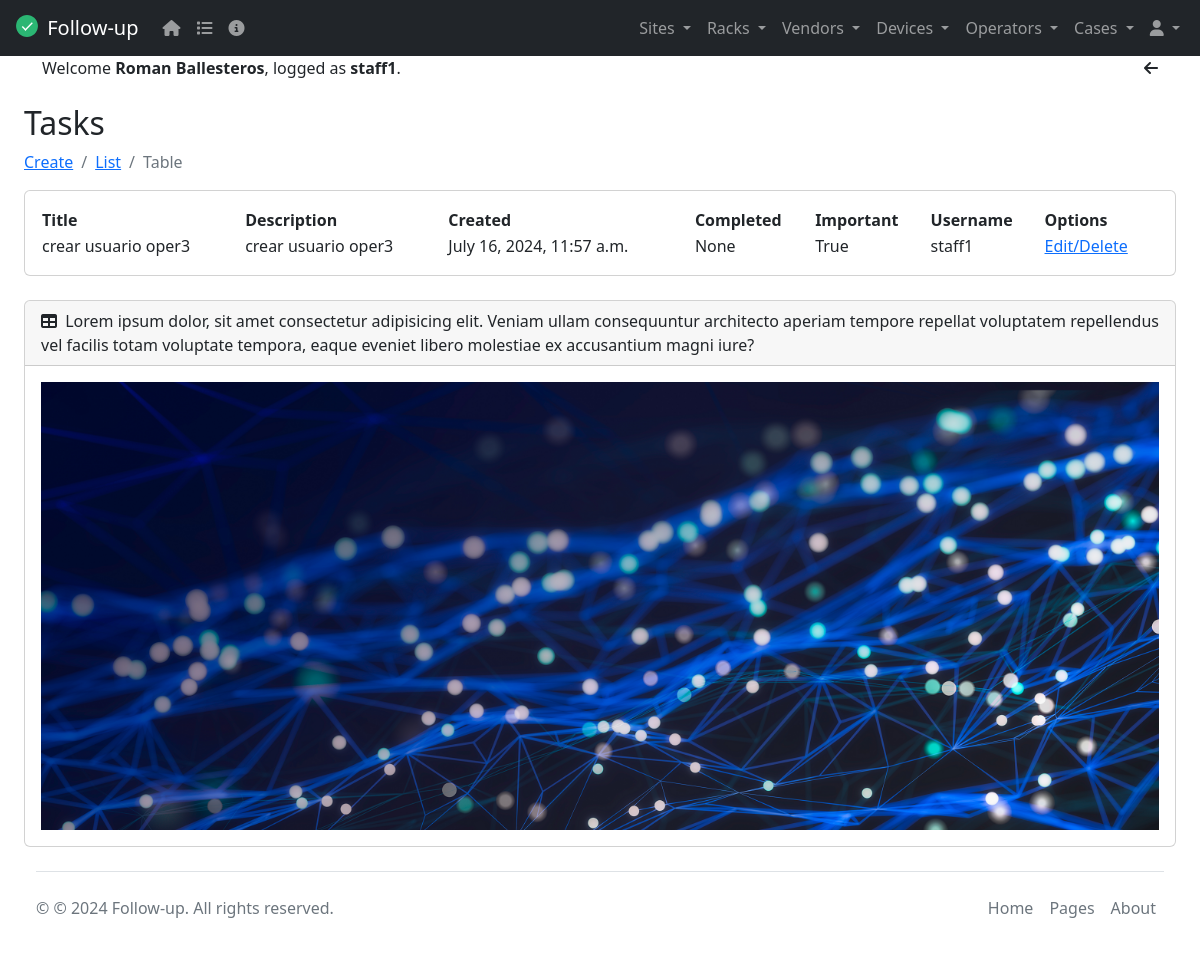
/task_table/ (signed in), run on an earlier commit of the app's database.
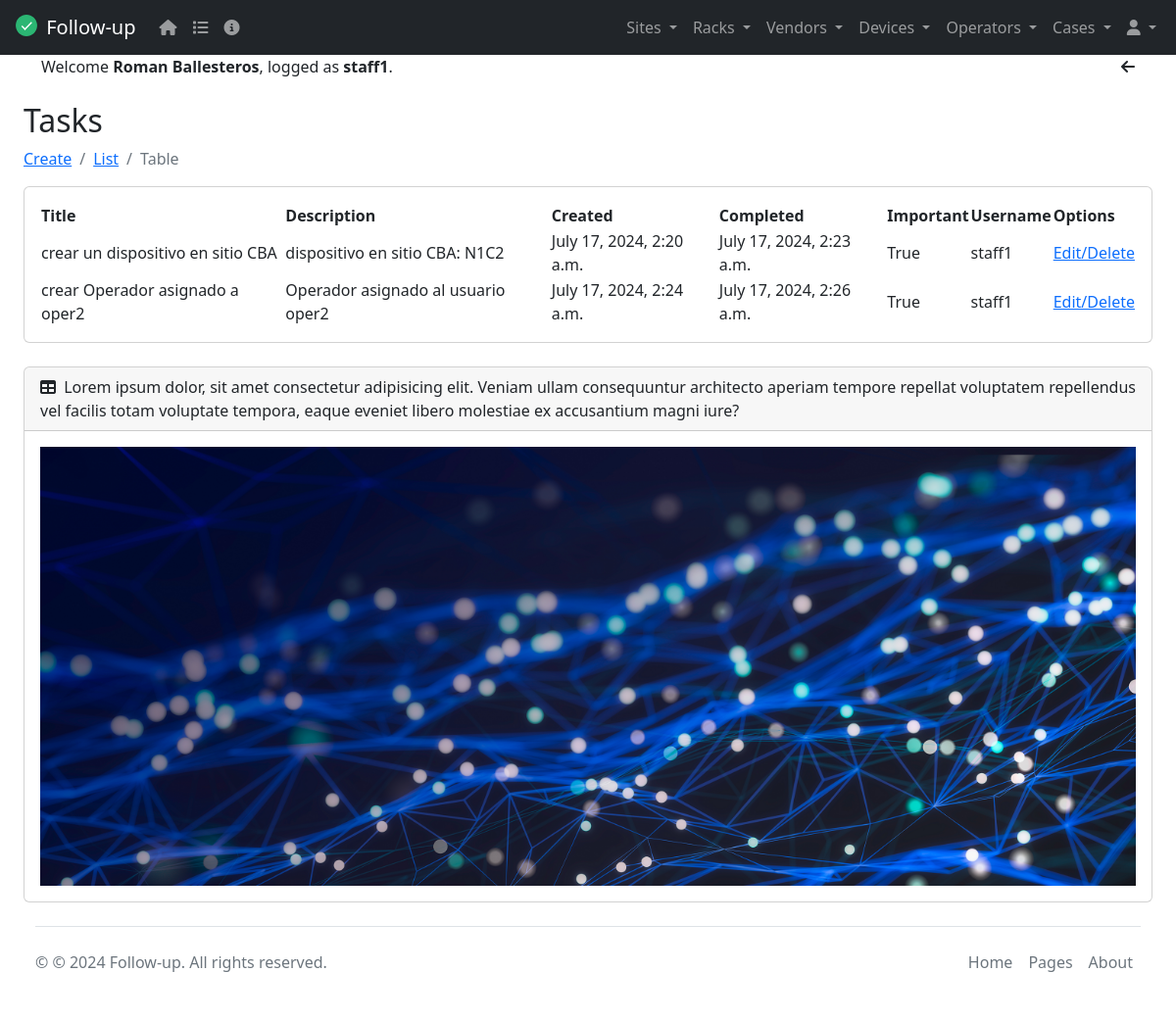
And on a later commit of the database.
### tasks/models.py (models this page shows, shortened)
class Task(models.Model):
  title = models.CharField(max_length=50)
  description = models.CharField(max_length=100)
  created = models.DateTimeField(auto_now_add=True)
  completed = models.DateTimeField(null=True, blank=True)
  important = models.BooleanField(default=False)
  user = models.ForeignKey(User, on_delete=models.CASCADE)

### tasks/views.py (the view)
# urls.py: path('task_table/', views.task_table, name='task_table'),
@login_required
def task_table(request):
    tasks = Task.objects.filter(user=request.user)
    return render(request, 'task_table.html', {'tasks': tasks})

### tasks/templates/task_table.html
{% extends 'base.html' %}
{% block content %}
<h2 class="mt-4">Tasks</h2>
<nav aria-label="breadcrumb">
  <ol class="breadcrumb">
    <li class="breadcrumb-item"><a href="/task_create">Create</a></li>
    <li class="breadcrumb-item"><a href="/tasks">List</a></li>
    <li class="breadcrumb-item active" aria-current="page">Table</li>
  </ol>
</nav>
<div class="card mb-4">
  <div class="card-body">
    <table id="example" class="display" style="width:100%">
        <thead>
            <tr>
                <th>Title</th>
                <th>Description</th>
                <th>Created</th>
                <th>Completed</th>
                <th>Important</th>
                <th>Username</th>
                <th>Options</th>
            </tr>
        </thead>
        <tbody>
            {% for task in tasks %}
            <tr>
                <td>{{ task.title }}</td>
                <td>{{ task.description }}</td>
                <td>{{ task.created }}</td>
                <td>{{ task.completed }}</td>
                <td>{{ task.important }}</td>
                <td>{{ task.user.username }}</td>
                <td><a href="{% url 'task_detail' task.id %}">Edit/Delete</a></td>
            </tr>
            {% endfor %}
        </tbody>
    </table>
  </div>
</div>
{% endblock %}

### tasks/templates/base.html (shortened to what this page needs)
<!DOCTYPE html>
<html lang="en" data-bs-theme="dark">
  <head>
    <link rel="stylesheet" href="https://cdn.jsdelivr.net/npm/bootstrap@5.2.0/dist/css/bootstrap.min.css">
    <link href="https://cdn.datatables.net/v/dt/jq-3.7.0/jszip-3.10.1/dt-2.0.8/af-2.7.0/b-3.0.2/b-colvis-3.0.2/b-html5-3.0.2/b-print-3.0.2/cr-2.0.3/date-1.5.2/fc-5.0.1/fh-4.0.1/kt-2.12.1/r-3.0.2/rg-1.5.0/rr-1.5.0/sc-2.4.3/sb-1.7.1/sp-2.3.1/sl-2.0.3/sr-1.4.1/datatables.min.css" rel="stylesheet">
    <link rel="stylesheet" href="https://cdnjs.cloudflare.com/ajax/libs/font-awesome/6.5.2/css/all.min.css">
  </head>
  <body>
  {% include 'navbar.html' %}
    <div id="layoutSidenav_content">
      <main>
        <div class="container-fluid px-4">
          {% if user.is_authenticated %}
          <div class="container text-center">
            <div class="row">
              <div class="col">
                <div class="text-start">
                  Welcome <strong>{{request.user.first_name}} {{request.user.last_name}}</strong>,
                  logged as <strong>{{request.user.username}}</strong>.
                </div>
              </div>
              <div class="col col-lg-2">
                <div class="text-end">
                  <i class="fa fa-arrow-left" aria-hidden="true" onclick="window.history.back()"></i>
                </div>
              </div>
            </div>
          </div>
          {% endif %}
          {% block content %}
          {% endblock %}
          {% include 'footer.html' %}
        </div>
      </main>
    </div>
  </body>
</html>

### tasks/templates/navbar.html (shortened to what this page needs)
<nav class="navbar sticky-top navbar-expand-lg navbar-dark bg-dark">
  <div class="container-fluid">
    <a class="navbar-brand" href="/">
      <img src="/media/static/1930264_check_complete_done_green_success_icon.svg" alt="" width="30" height="24" class="d-inline-block align-text-top">
      Follow-up
    </a>
    <ul class="navbar-nav ms-auto">
      <li class="nav-item">
        <a href="/" class="nav-link"><i class="fa-solid fa-house"></i></a>
      </li>
      <li class="nav-item">
        <a href="/pages" class="nav-link"><i class="fa-solid fa-list"></i></a>
      </li>
      <li class="nav-item">
        <a href="/about" class="nav-link"><i class="fa-solid fa-circle-info"></i></a>
      </li>
    </ul>
    <div class="collapse navbar-collapse" id="navbarNavDarkDropdown">
      <ul class="navbar-nav ms-auto">
        {% if user.is_authenticated %}
        <div class="collapse navbar-collapse" id="navbarNavDarkDropdown">
          <ul class="navbar-nav">
            <li class="nav-item dropdown">
              <a class="nav-link dropdown-toggle" href="#" id="navbarDarkDropdownMenuLink" role="button" data-bs-toggle="dropdown" aria-expanded="false">
                Sites
              </a>
            </li>
          </ul>
        </div>
        <div class="collapse navbar-collapse" id="navbarNavDarkDropdown">
          <ul class="navbar-nav">
            <li class="nav-item dropdown">
              <a class="nav-link dropdown-toggle" href="#" id="navbarDarkDropdownMenuLink" role="button" data-bs-toggle="dropdown" aria-expanded="false">
                Racks
              </a>
            </li>
          </ul>
        </div>
        <div class="collapse navbar-collapse" id="navbarNavDarkDropdown">
          <ul class="navbar-nav">
            <li class="nav-item dropdown">
              <a class="nav-link dropdown-toggle" href="#" id="navbarDarkDropdownMenuLink" role="button" data-bs-toggle="dropdown" aria-expanded="false">
                Vendors
              </a>
            </li>
          </ul>
        </div>
        <div class="collapse navbar-collapse" id="navbarNavDarkDropdown">
          <ul class="navbar-nav">
            <li class="nav-item dropdown">
              <a class="nav-link dropdown-toggle" href="#" id="navbarDarkDropdownMenuLink" role="button" data-bs-toggle="dropdown" aria-expanded="false">
                Devices
              </a>
            </li>
          </ul>
        </div>
        <div class="collapse navbar-collapse" id="navbarNavDarkDropdown">
          <ul class="navbar-nav">
            <li class="nav-item dropdown">
              <a class="nav-link dropdown-toggle" href="#" id="navbarDarkDropdownMenuLink" role="button" data-bs-toggle="dropdown" aria-expanded="false">
                Operators
              </a>
            </li>
          </ul>
        </div>
        <div class="collapse navbar-collapse" id="navbarNavDarkDropdown">
          <ul class="navbar-nav">
            <li class="nav-item dropdown">
              <a class="nav-link dropdown-toggle" href="#" id="navbarDarkDropdownMenuLink" role="button" data-bs-toggle="dropdown" aria-expanded="false">
                Cases
              </a>
            </li>
          </ul>
        </div>
        <div class="collapse navbar-collapse" id="navbarNavDarkDropdown">
          <ul class="navbar-nav">
            <li class="nav-item dropdown">
              <a class="nav-link dropdown-toggle" href="#" id="navbarDarkDropdownMenuLink" role="button" data-bs-toggle="dropdown" aria-expanded="false">
                <i class="fa-solid fa-user"></i>
              </a>
                </li>
              </ul>
          </ul>
        </div>
        {% endif %}
    </div>
</nav>

### tasks/templates/footer.html
<div class="card mb-4">
  <div class="card-header">
    <i class="fas fa-table me-1"></i>
      Lorem ipsum dolor, sit amet consectetur adipisicing elit. Veniam ullam consequuntur architecto aperiam tempore repellat voluptatem repellendus vel facilis totam voluptate tempora, eaque eveniet libero molestiae ex accusantium magni iure?
  </div>
  <div class="card-body">
    <img src="/media/static/vecteezy.png" class="img-fluid">
  </div>
</div>
<div class="container-fluid">
    <footer class="d-flex flex-wrap justify-content-between align-items-center py-3 my-4 border-top">
      <p class="col-md-4 mb-0 text-muted">&copy; © 2024 Follow-up. All rights reserved. </p>
      <a href="/" class="col-md-4 d-flex align-items-center justify-content-center mb-3 mb-md-0 me-md-auto link-dark text-decoration-none">
        <svg class="bi me-2" width="40" height="32"><use xlink:href="#bootstrap"/></svg>
      </a>
      <ul class="nav col-md-4 justify-content-end">
        <li class="nav-item"><a href="/" class="nav-link px-2 text-muted">Home</a></li>
        <li class="nav-item"><a href="/pages" class="nav-link px-2 text-muted">Pages</a></li>
        <li class="nav-item"><a href="/about" class="nav-link px-2 text-muted">About</a></li>
      </ul>
    </footer>
</div>

### tasks/templates/base.html (style rules this page uses)
html { scroll-padding-top: 220px; }
body { position: relative; overflow-y: auto; }

What changed in the data, as far as the page shows it:
removed Task: title "crear usuario oper3", description "crear usuario oper3", created "July 16, 2024, 11:57 a.m.", completed "None", important "True", user.username "staff1"
added Task: title "crear un dispositivo en sitio CBA", description "dispositivo en sitio CBA: N1C2", created "July 17, 2024, 2:20 a.m.", completed "July 17, 2024, 2:23 a.m.", important "True", user.username "staff1"
added Task: title "crear Operador asignado a oper2", description "Operador asignado al usuario oper2", created "July 17, 2024, 2:24 a.m.", completed "July 17, 2024, 2:26 a.m.", important "True", user.username "staff1"
